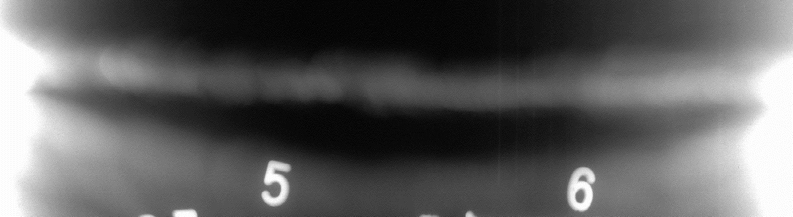
#> input picture house/11/ImageStiching-master/5-6.jpg, 1585 x 433 px, found by its file name (shown at 1/2 size)
$ python ImageStiching.py
#> lines starting #> are read from the running program, lines starting #| are printed output that depends on the picture; after the words box and inside, x2 and y2 are one past the last pixel; in counts of white or black regions, pixels touching at a corner belong together
### house/11/ImageStiching-master/Stitcher.py
import numpy as np
import cv2

class Stitcher:

    #拼接函数
	def stitch(self, images, ratio=0.75, reprojThresh=4.0,showMatches=False):
		#获取输入图片
		(imageB, imageA) = images
		#检测A、B图片的SIFT关键特征点，并计算特征描述子
		(kpsA, featuresA) = self.detectAndDescribe(imageA)
		(kpsB, featuresB) = self.detectAndDescribe(imageB)

		# 匹配两张图片的所有特征点，返回匹配结果
		M = self.matchKeypoints(kpsA, kpsB, featuresA, featuresB, ratio, reprojThresh)

		# 如果返回结果为空，没有匹配成功的特征点，退出算法
		if M is None:
			return None

		# 否则，提取匹配结果
		# H是3x3视角变换矩阵
		(matches, H, status) = M
		# 将图片A进行视角变换，result是变换后图片
		result = cv2.warpPerspective(imageA, H, (imageA.shape[1] + imageB.shape[1], imageA.shape[0]))
		# 将图片B传入result图片最左端
		result[0:imageB.shape[0], 0:imageB.shape[1]] = imageB

		# 检测是否需要显示图片匹配
		if showMatches:
			# 生成匹配图片
			vis = self.drawMatches(imageA, imageB, kpsA, kpsB, matches, status)
			# 返回结果
			return (result, vis)

		# 返回匹配结果
		return result

	def detectAndDescribe(self, image):
		# 将彩色图片转换成灰度图
		gray = cv2.cvtColor(image, cv2.COLOR_BGR2GRAY)

		# 建立SIFT生成器
		descriptor = cv2.xfeatures2d.SIFT_create()
		# 检测SIFT特征点，并计算描述子
		(kps, features) = descriptor.detectAndCompute(image, None)

		# 将结果转换成NumPy数组
		kps = np.float32([kp.pt for kp in kps])

		# 返回特征点集，及对应的描述特征
		return (kps, features)

	def matchKeypoints(self, kpsA, kpsB, featuresA, featuresB, ratio, reprojThresh):
		# 建立暴力匹配器
		matcher = cv2.DescriptorMatcher_create("BruteForce")

		# 使用KNN检测来自A、B图的SIFT特征匹配对，K=2
		rawMatches = matcher.knnMatch(featuresA, featuresB, 2)

		matches = []
		for m in rawMatches:
			# 当最近距离跟次近距离的比值小于ratio值时，保留此匹配对
			if len(m) == 2 and m[0].distance < m[1].distance * ratio:
            # 存储两个点在featuresA, featuresB中的索引值
				matches.append((m[0].trainIdx, m[0].queryIdx))

		# 当筛选后的匹配对大于4时，计算视角变换矩阵
		if len(matches) > 4:
			# 获取匹配对的点坐标
			ptsA = np.float32([kpsA[i] for (_, i) in matches])
			ptsB = np.float32([kpsB[i] for (i, _) in matches])

			# 计算视角变换矩阵
			(H, status) = cv2.findHomography(ptsA, ptsB, cv2.RANSAC, reprojThresh)

			# 返回结果
			return (matches, H, status)

		# 如果匹配对小于4时，返回None
		return None

	def drawMatches(self, imageA, imageB, kpsA, kpsB, matches, status):
		# 初始化可视化图片，将A、B图左右连接到一起
		(hA, wA) = imageA.shape[:2]
		(hB, wB) = imageB.shape[:2]
		vis = np.zeros((max(hA, hB), wA + wB, 3), dtype="uint8")
		vis[0:hA, 0:wA] = imageA
		vis[0:hB, wA:] = imageB

		# 联合遍历，画出匹配对
		for ((trainIdx, queryIdx), s) in zip(matches, status):
			# 当点对匹配成功时，画到可视化图上
			if s == 1:
				# 画出匹配对
				ptA = (int(kpsA[queryIdx][0]), int(kpsA[queryIdx][1]))
				ptB = (int(kpsB[trainIdx][0]) + wA, int(kpsB[trainIdx][1]))
				cv2.line(vis, ptA, ptB, (0, 255, 0), 1)

		# 返回可视化结果
		return vis

### house/11/ImageStiching-master/ImageStiching.py
from Stitcher import Stitcher
import cv2

# 读取拼接图片
imageA = cv2.imread("D:\\homework\\homework\\house\\11\\ImageStiching-master\\5-6.jpg")
#> imageA is the input picture: shape (433, 1585, 3); min 0, max 255, mean 92.9
imageB = cv2.imread("D:\\homework\\homework\\house\\11\\ImageStiching-master\\6-1.jpg")
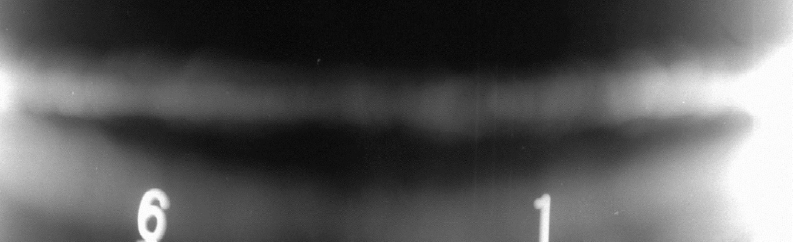
#> input picture house/11/ImageStiching-master/6-1.jpg, 1585 x 483 px, found by its file name (shown at 1/2 size)
#> imageB is the input picture: shape (483, 1585, 3); min 0, max 255, mean 87.8

# [7 lines of commented-out code are left out]
stitcher = Stitcher()
(result, vis) = stitcher.stitch([imageA, imageB], showMatches=True)
#> in detectAndDescribe, `(kps, features) = descriptor.detectAndCompute(image, None)`: kps = 27 keypoints; strongest (x, y, size): (303, 449, 14.9), (304, 412, 47.7), (1088, 407, 21.6), (311, 405, 10)
#> in detectAndDescribe, `kps = np.float32([kp.pt for kp in kps])`: kps = 27 pairs, first value 13.89 to 1366.8, second value 58.63 to 474.8
#> in stitch, `(kpsA, featuresA) = self.detectAndDescribe(imageA)`: kpsA has the same summary as kps in detectAndDescribe
#> in detectAndDescribe (call 2), `(kps, features) = descriptor.detectAndCompute(image, None)`: kps = 29 keypoints; strongest (x, y, size): (1160, 392, 13.1), (550, 346, 34.1), (1163, 370, 45.1), (533, 395, 13.5)
#> in stitch, `(kpsB, featuresB) = self.detectAndDescribe(imageB)`: kpsB = 29 pairs, first value 168.1 to 1218.8, second value 153 to 428.5
#> in matchKeypoints, `rawMatches = matcher.knnMatch(featuresA, featuresB, 2)`: rawMatches = 27 matches
#> the loop in matchKeypoints, `for m in rawMatches:` made 27 passes
#> after the loop in matchKeypoints, `for m in rawMatches:`: matches = [(10, 8), (24, 10), (13, 15), (14, 16), (13, 17), (18, 18), (22, 22), (28, 23)]
#> in matchKeypoints, `ptsA = np.float32([kpsA[i] for (_, i) in matches])`: ptsA = [[303.5, 412.3], [311.3, 405.1], [721.1, 203.2], [721.1, 203.2], [883.1, 212.4], [1035.2, 312.7], [1087.9, 407.4], [1113.1, 198.9]]
#> in matchKeypoints, `ptsB = np.float32([kpsB[i] for (i, _) in matches])`: ptsB = [[549.7, 345.5], [1166, 356.9], [793.7, 170], [793.7, 170], [793.7, 170], [1125.3, 270.1], [1162.7, 370.1], [1218.8, 172.2]]
#> in matchKeypoints, `(H, status) = cv2.findHomography(ptsA, ptsB, cv2.RANSAC, reprojThresh)`: H = [[0.219, 0.577, 309.8], [-0.169, 0.91, 61.9], [-0.000561, 0.000698, 1]]; status = [1, 0, 1, 1, 0, 1, 1, 0]
#> in stitch, `M = self.matchKeypoints(kpsA, kpsB, featuresA, featuresB, ratio, repro..`: M = ([(10, 8), (24, 10), (13, 15), (14, 16), (13, 17), (18, 18), (22, 22), (28, 23)], [[0.219, 0.577, 309.8], [-0.169, 0.91, 61.9], [-0.000561, 0.000698, 1]], [1, 0, 1, 1, 0, 1, 1, 0])
#> in stitch, `(matches, H, status) = M`: status = [1, 0, 1, 1, 0, 1, 1, 0]
#> in stitch, `result = cv2.warpPerspective(imageA, H, (imageA.shape[1] + imageB.shap..`:
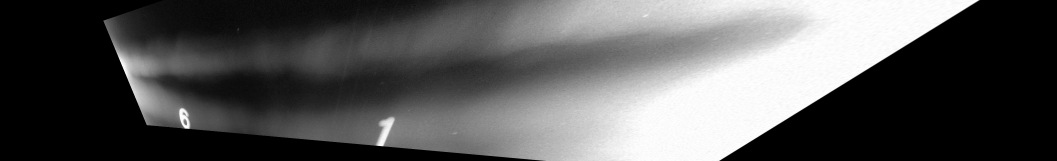
#> result: shape (483, 3170, 3) (shown at 1/3 size); min 0, max 255, mean 86.3
#> in stitch, `result[0:imageB.shape[0], 0:imageB.shape[1]] = imageB`:
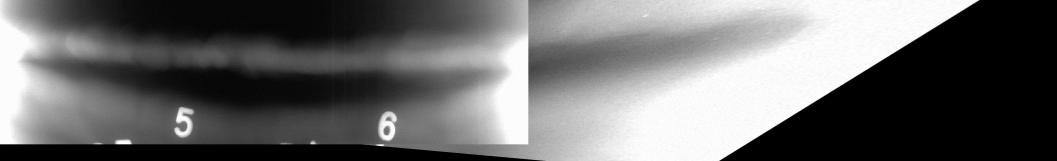
#> result: shape (483, 3170, 3) (shown at 1/3 size); min 0, max 255, mean 106
#> in drawMatches, `vis[0:hA, 0:wA] = imageA`:
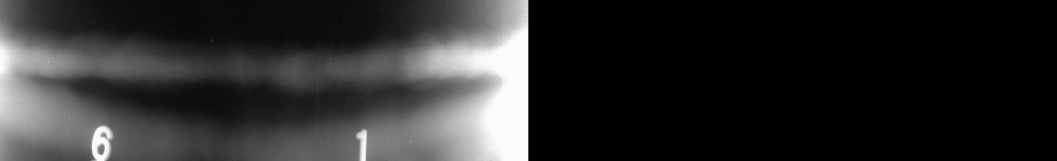
#> vis: shape (483, 3170, 3) (shown at 1/3 size); min 0, max 255, mean 43.9
#> in drawMatches, `vis[0:hB, wA:] = imageB`:
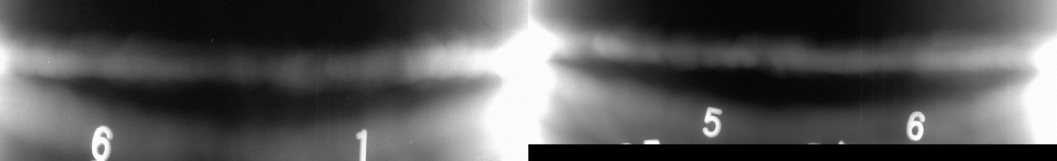
#> vis: shape (483, 3170, 3) (shown at 1/3 size); min 0, max 255, mean 85.6
#> the loop in drawMatches, `for ((trainIdx, queryIdx), s) in zip(matches, status):` made 8 passes
#> (trainIdx, queryIdx, s, ptA, ptB) on passes 1, 3, 4, 6, 7: (10, 8, [1], (303, 412), (2134, 345)), (13, 15, [1], (721, 203), (2378, 170)), (14, 16, [1], (721, 203), (2378, 170)), (18, 18, [1], (1035, 312), (2710, 270)), (22, 22, [1], (1087, 407), (2747, 370))
#> (trainIdx, queryIdx, s) on passes 2, 5, 8: (24, 10, [0]), (13, 17, [0]), (28, 23, [0])
#> after the loop in drawMatches, `for ((trainIdx, queryIdx), s) in zip(matches, status):`:
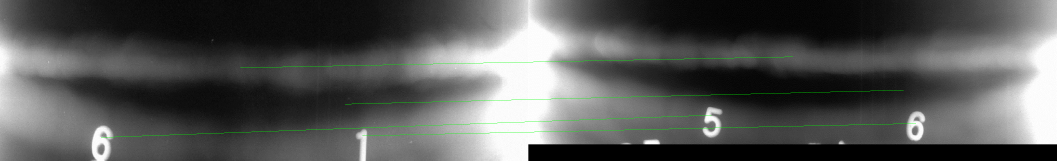
#> vis: shape (483, 3170, 3) (shown at 1/3 size); 0.45% of pixels changed, all inside (x1, y1, x2, y2) = (303, 170, 2748, 413)

# 显示所有图片
cv2.imshow("Image A", imageA)
cv2.imshow("Image B", imageB)
cv2.imshow("Keypoint Matches", vis)
cv2.imshow("Result", result)
cv2.waitKey(0)
cv2.destroyAllWindows()
